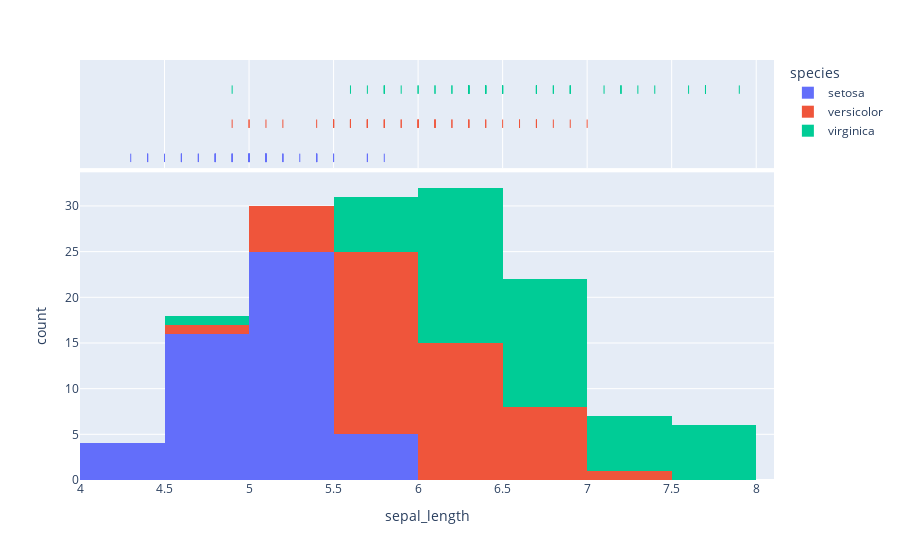

Notebook code for this chart:
### Code cell
fig=px.histogram(df, x='sepal_length',marginal = 'rug',
               color='species')
fig.show()

### Figure 1 — Plotly figure (JSON) as saved in the notebook; plotly's stock layout.template omitted (floating-point values rounded to 4 significant figures)
{"data": [{"alignmentgroup": "True", "bingroup": "x", "hovertemplate": "species=setosa<br>sepal_length=%{x}<br>count=%{y}<extra></extra>", "legendgroup": "setosa", "marker": {"color": "#636efa", "pattern": {"shape": ""}}, "name": "setosa", "offsetgroup": "setosa", "orientation": "v", "showlegend": true, "type": "histogram", "x": [5.1, 4.9, 4.7, 4.6, 5, 5.4, 4.6, 5, 4.4, 4.9, 5.4, 4.8, 4.8, 4.3, 5.8, 5.7, 5.4, 5.1, 5.7, 5.1, 5.4, 5.1, 4.6, 5.1, 4.8, 5, 5, 5.2, 5.2, 4.7, 4.8, 5.4, 5.2, 5.5, 4.9, 5, 5.5, 4.9, 4.4, 5.1, 5, 4.5, 4.4, 5, 5.1, 4.8, 5.1, 4.6, 5.3, 5], "xaxis": "x", "yaxis": "y"}, {"alignmentgroup": "True", "boxpoints": "all", "fillcolor": "rgba(255,255,255,0)", "hoveron": "points", "hovertemplate": "species=setosa<br>sepal_length=%{x}<extra></extra>", "jitter": 0, "legendgroup": "setosa", "line": {"color": "rgba(255,255,255,0)"}, "marker": {"color": "#636efa", "symbol": "line-ns-open"}, "name": "setosa", "offsetgroup": "setosa", "showlegend": false, "type": "box", "x": [5.1, 4.9, 4.7, 4.6, 5, 5.4, 4.6, 5, 4.4, 4.9, 5.4, 4.8, 4.8, 4.3, 5.8, 5.7, 5.4, 5.1, 5.7, 5.1, 5.4, 5.1, 4.6, 5.1, 4.8, 5, 5, 5.2, 5.2, 4.7, 4.8, 5.4, 5.2, 5.5, 4.9, 5, 5.5, 4.9, 4.4, 5.1, 5, 4.5, 4.4, 5, 5.1, 4.8, 5.1, 4.6, 5.3, 5], "xaxis": "x2", "yaxis": "y2"}, {"alignmentgroup": "True", "bingroup": "x", "hovertemplate": "species=versicolor<br>sepal_length=%{x}<br>count=%{y}<extra></extra>", "legendgroup": "versicolor", "marker": {"color": "#EF553B", "pattern": {"shape": ""}}, "name": "versicolor", "offsetgroup": "versicolor", "orientation": "v", "showlegend": true, "type": "histogram", "x": [7, 6.4, 6.9, 5.5, 6.5, 5.7, 6.3, 4.9, 6.6, 5.2, 5, 5.9, 6, 6.1, 5.6, 6.7, 5.6, 5.8, 6.2, 5.6, 5.9, 6.1, 6.3, 6.1, 6.4, 6.6, 6.8, 6.7, 6, 5.7, 5.5, 5.5, 5.8, 6, 5.4, 6, 6.7, 6.3, 5.6, 5.5, 5.5, 6.1, 5.8, 5, 5.6, 5.7, 5.7, 6.2, 5.1, 5.7], "xaxis": "x", "yaxis": "y"}, {"alignmentgroup": "True", "boxpoints": "all", "fillcolor": "rgba(255,255,255,0)", "hoveron": "points", "hovertemplate": "species=versicolor<br>sepal_length=%{x}<extra></extra>", "jitter": 0, "legendgroup": "versicolor", "line": {"color": "rgba(255,255,255,0)"}, "marker": {"color": "#EF553B", "symbol": "line-ns-open"}, "name": "versicolor", "offsetgroup": "versicolor", "showlegend": false, "type": "box", "x": [7, 6.4, 6.9, 5.5, 6.5, 5.7, 6.3, 4.9, 6.6, 5.2, 5, 5.9, 6, 6.1, 5.6, 6.7, 5.6, 5.8, 6.2, 5.6, 5.9, 6.1, 6.3, 6.1, 6.4, 6.6, 6.8, 6.7, 6, 5.7, 5.5, 5.5, 5.8, 6, 5.4, 6, 6.7, 6.3, 5.6, 5.5, 5.5, 6.1, 5.8, 5, 5.6, 5.7, 5.7, 6.2, 5.1, 5.7], "xaxis": "x2", "yaxis": "y2"}, {"alignmentgroup": "True", "bingroup": "x", "hovertemplate": "species=virginica<br>sepal_length=%{x}<br>count=%{y}<extra></extra>", "legendgroup": "virginica", "marker": {"color": "#00cc96", "pattern": {"shape": ""}}, "name": "virginica", "offsetgroup": "virginica", "orientation": "v", "showlegend": true, "type": "histogram", "x": [6.3, 5.8, 7.1, 6.3, 6.5, 7.6, 4.9, 7.3, 6.7, 7.2, 6.5, 6.4, 6.8, 5.7, 5.8, 6.4, 6.5, 7.7, 7.7, 6, 6.9, 5.6, 7.7, 6.3, 6.7, 7.2, 6.2, 6.1, 6.4, 7.2, 7.4, 7.9, 6.4, 6.3, 6.1, 7.7, 6.3, 6.4, 6, 6.9, 6.7, 6.9, 5.8, 6.8, 6.7, 6.7, 6.3, 6.5, 6.2, 5.9], "xaxis": "x", "yaxis": "y"}, {"alignmentgroup": "True", "boxpoints": "all", "fillcolor": "rgba(255,255,255,0)", "hoveron": "points", "hovertemplate": "species=virginica<br>sepal_length=%{x}<extra></extra>", "jitter": 0, "legendgroup": "virginica", "line": {"color": "rgba(255,255,255,0)"}, "marker": {"color": "#00cc96", "symbol": "line-ns-open"}, "name": "virginica", "offsetgroup": "virginica", "showlegend": false, "type": "box", "x": [6.3, 5.8, 7.1, 6.3, 6.5, 7.6, 4.9, 7.3, 6.7, 7.2, 6.5, 6.4, 6.8, 5.7, 5.8, 6.4, 6.5, 7.7, 7.7, 6, 6.9, 5.6, 7.7, 6.3, 6.7, 7.2, 6.2, 6.1, 6.4, 7.2, 7.4, 7.9, 6.4, 6.3, 6.1, 7.7, 6.3, 6.4, 6, 6.9, 6.7, 6.9, 5.8, 6.8, 6.7, 6.7, 6.3, 6.5, 6.2, 5.9], "xaxis": "x2", "yaxis": "y2"}], "layout": {"autosize": true, "barmode": "relative", "legend": {"title": {"text": "species"}, "tracegroupgap": 0}, "margin": {"t": 60}, "xaxis": {"anchor": "y", "autorange": false, "domain": [0, 1], "range": [4, 8.105], "title": {"text": "sepal_length"}, "type": "linear"}, "xaxis2": {"anchor": "y2", "autorange": false, "domain": [0, 1], "matches": "x", "range": [4, 8.105], "showgrid": true, "showticklabels": false, "type": "linear"}, "yaxis": {"anchor": "x", "autorange": true, "domain": [0, 0.7326], "range": [0, 33.68], "title": {"text": "count"}}, "yaxis2": {"anchor": "x2", "autorange": false, "domain": [0.7426, 1], "matches": "y2", "range": [-0.6678, 2.5], "showgrid": false, "showline": false, "showticklabels": false, "ticks": "", "type": "category"}}}
